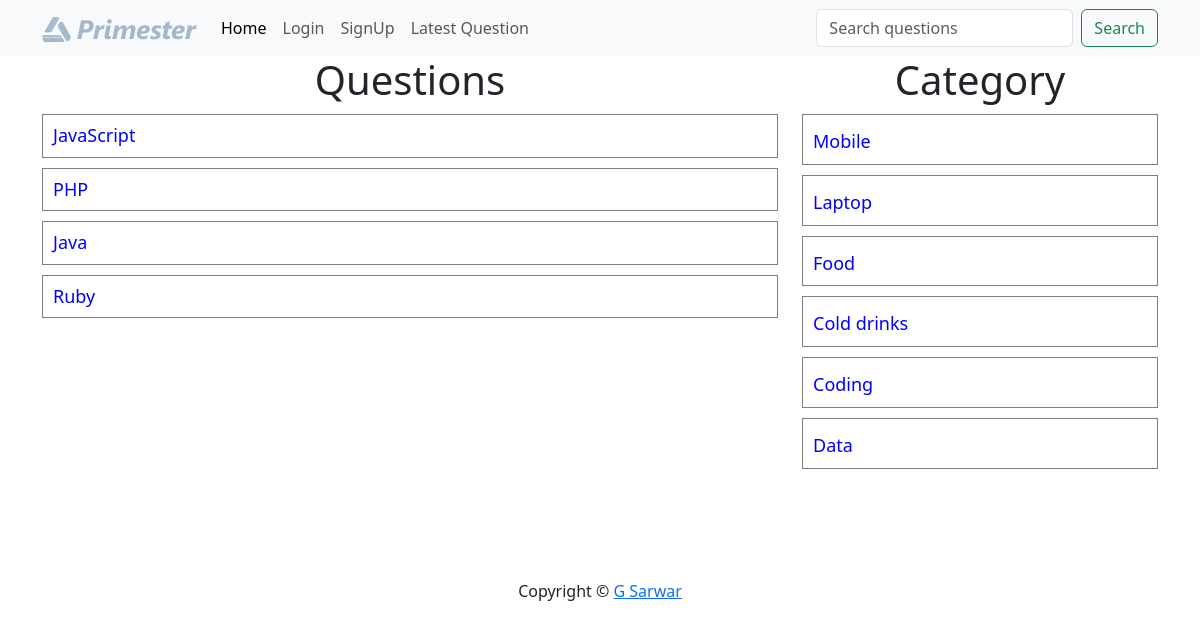
/?c-id=2, run on the app's committed database.
### tables this page shows
CREATE TABLE `questions` (
  `id` int(10) NOT NULL,
  `title` varchar(100) NOT NULL,
  `description` varchar(300) NOT NULL,
  `category_id` int(10) NOT NULL,
  `user_id` int(10) NOT NULL
);

CREATE TABLE `category` (
  `id` int(30) NOT NULL,
  `name` varchar(100) NOT NULL
);

### client/categorylist.php (the view)
<div>
    <h1 class="heading">Category</h1>
    <?php
        include("./common/db.php");
        $query = "select * from category";
        $result = $conn->query($query);
        foreach($result as $row){
            $name =  ucfirst($row['name']);
            $id = $row['id'];
            echo "<div class='row question-list'>
                <h4><a href='?c-id=$id'>{$name}</a></h4>
            </div>";
        }
    ?>
</div>

### client/questions.php (shortened to what this page needs)
<div class="container">
    <div class="row">
        <div class="col-md-8">
        <h1 class="heading">Questions</h1>
            <?php
                include("./common/db.php");
                if(isset($_GET['c-id'])){
                    $query = "select * from questions where category_id = $cid ";
                }elseif(isset($_GET['u-id'])){
                    $query = "select * from questions where user_id = $uid ";
                }elseif(isset($_GET['latest'])){
                    $query = "select * from questions order by id desc";
                }elseif(isset($_GET['search'])){
                    $query = "select * from questions where `title` like '%$search%'";
                }else{
                    $query = "select * from questions";
                }
                $result = $conn->query($query);
                foreach($result as $row){
                    $title =  $row['title'];
                    $id = $row['id'];
                    echo "<div class='row question-list'>
                        <h4 class='my-question'><a href='?q-id=$id'>{$title}</a>";
                    echo "</h4></div>";
                }
            ?>
        </div>
        <div class="col-md-4">
            <?php
                include("categorylist.php");
            ?>
        </div>
    </div>
</div>

### public/style.css (style rules this page uses)
.heading { text-align: center; }
.question-list { border: 1px solid gray; margin: 10px 0; padding: 10px 10px; }
.question-list h4 { margin: 0; padding: 0; }
.question-list a { text-decoration: none; font-size: 18px; color: blue; }
.my-question { display: flex; justify-content: space-between; }

### data on the page
questions: title "JavaScript"
questions: title "PHP"
questions: title "Java"
questions: title "Ruby"
category: name "Mobile"
category: name "Laptop"
category: name "Food"
category: name "Cold drinks"
category: name "Coding"
category: name "Data"
